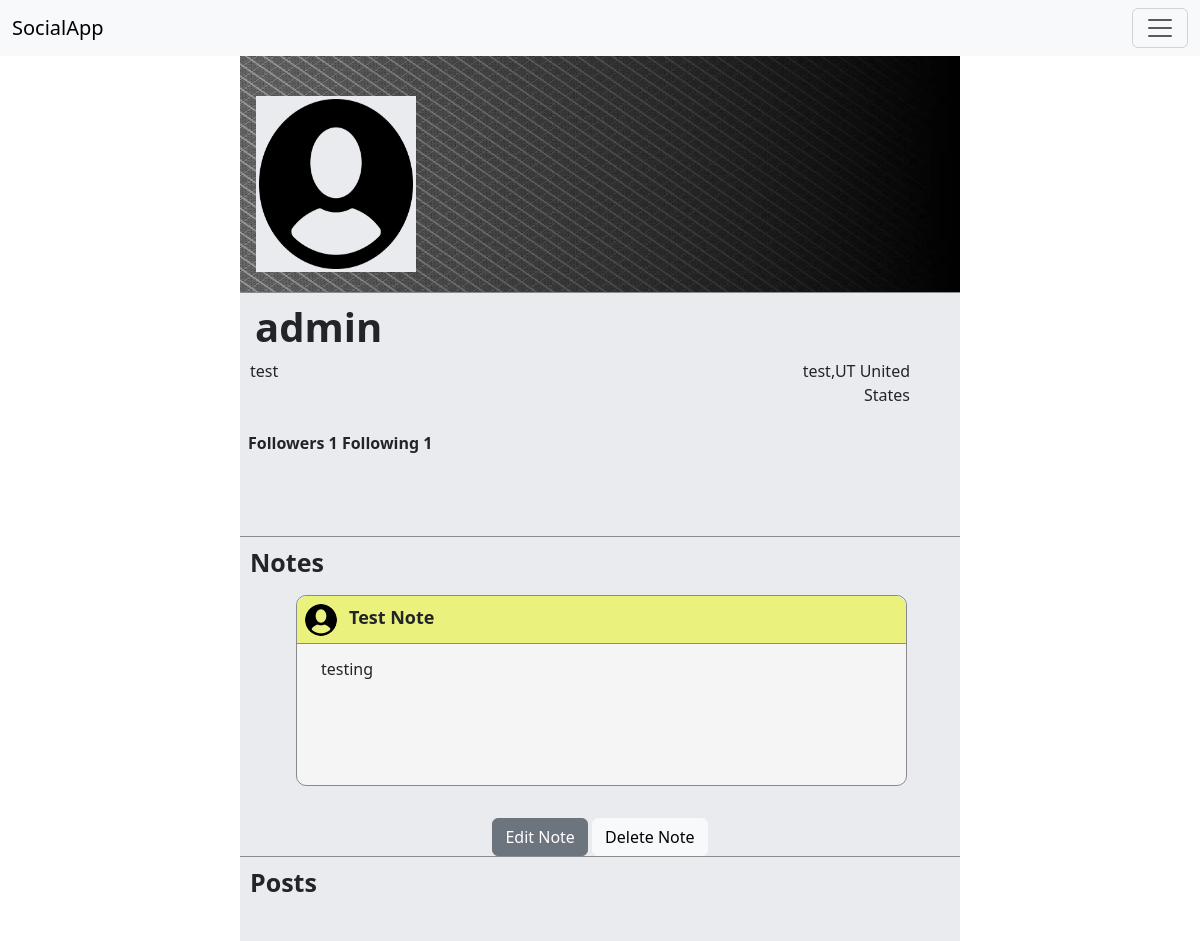
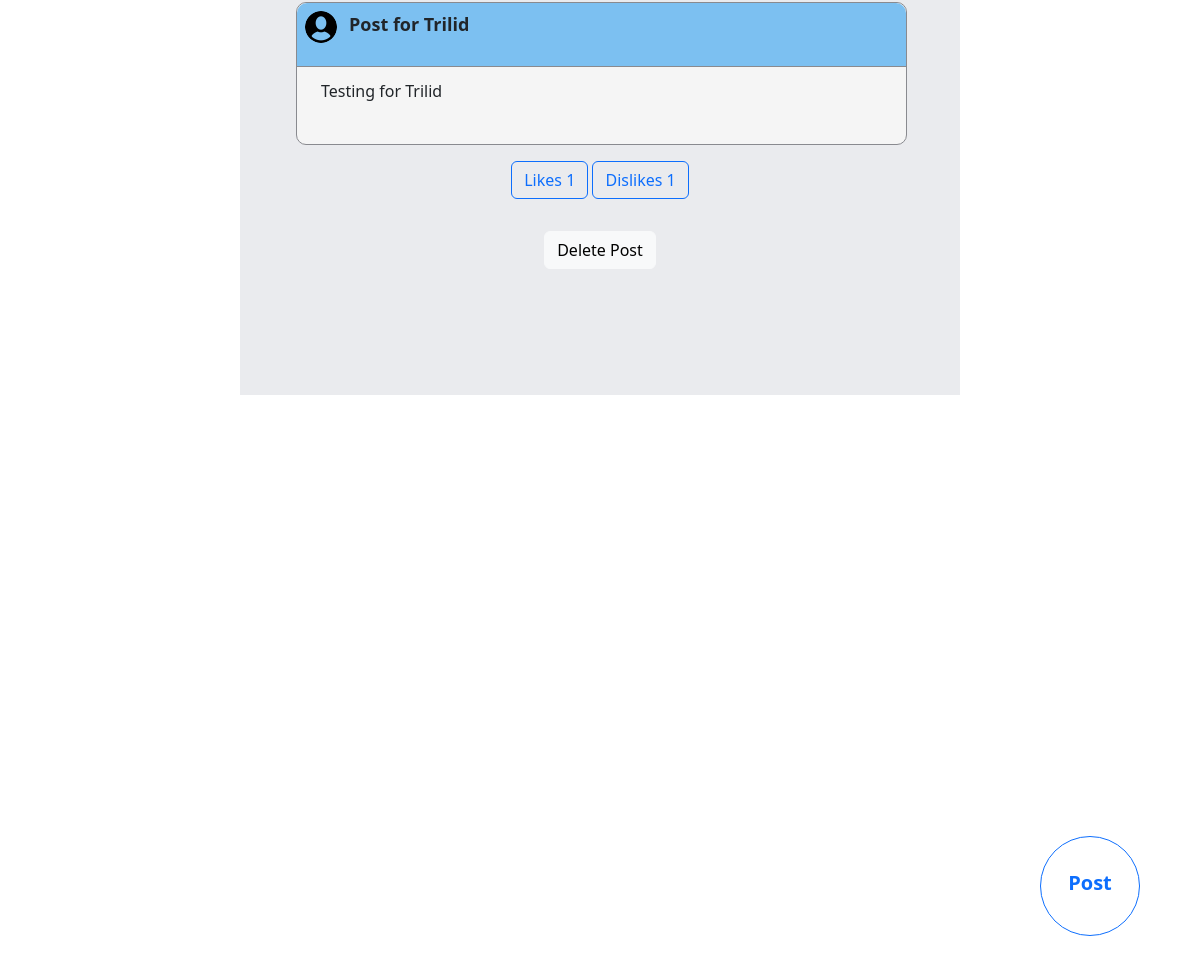
/profile/1 (signed in), run on the app's committed database (2 pictures, top to bottom).
### socialapp/models.py (models this page shows, shortened)
class Profile(models.Model):
    user = models.OneToOneField(User, on_delete=models.CASCADE)
    image = models.ImageField(default='profilepic.jpg', upload_to='profile_pictures')
    banner_image = models.ImageField(default='headerpic.jpg', upload_to='header_pictures')
    header_description = models.TextField()
    address1 = models.CharField(max_length=100)
    city = models.CharField(max_length=100)
    zipcode = models.CharField(max_length=100)
    state = models.CharField(max_length=100)
    country = models.CharField(max_length=100)
    username = models.CharField(max_length=100, default='test')

class UserNote(models.Model):
    user = models.OneToOneField(Profile, on_delete=models.CASCADE)
    note_header = models.CharField(max_length=100)
    note_details = models.TextField()

class UserPost(models.Model):
    user = models.CharField(max_length=200)
    post_header = models.CharField(max_length=100)
    post_details = models.TextField()
    post_likes = models.IntegerField(default='0')
    post_dislikes = models.IntegerField(default='0')

### socialapp/views.py (the view)
# urls.py: path('profile/<int:profile_id>', views.profile, name='profile'),
@login_required
def profile(request, profile_id):
    profile = Profile.objects.get(pk=profile_id)
    notes = UserNote.objects.filter(user_id=profile_id)
    posts = UserPost.objects.filter(user = request.user)
    user_followings = UserFollowing.objects.filter(user=request.user).count()
    user_followers = UserFollower.objects.filter(user=request.user).count()
    return render(request, 'socialapp/main_profile.html',
                  {"profile": profile, "notes": notes, "posts": posts, "user_followings": user_followings,
                   "user_followers": user_followers})

### socialapp/templates/socialapp/main_profile.html (shortened to what this page needs)
{% extends 'socialapp/base.html' %}
{% block body %}
{% if request.path|slice:"0:10" == "/add_post/" %}
<div class="profile-main-container-blur">
{% else %}
<div class="profile-main-container">
{% endif %}
        <div class="profile-header-container">
            <img src="{{ profile.banner_image.url }}" class="banner_image">
            <div class="profile-image-container">
                <div>
                    <img class="profile-image" src="{{ profile.image.url }}" >
                </div>
            </div>
            <div class="profile-pic-box">
                <div class="profle-name-header">
                    <h1>{{profile.user}}</h1>
                </div>
                <div class="profle-description">
                    <div class="profile-description-text">
                        <p>{{profile.header_description}}</p>
                    </div>
                    <div class="profile-description-location">
                        <p>{{profile.city}},{{profile.state}} {{profile.country}}</p>
                    </div>
                     <div class="profile-follower-count">
                       <p class="follower-count">Followers {{user_followers}}</p>
                       <p class="follower-count">Following  {{user_followings}}</p>
                    </div>
                </div>
            </div>
        </div>
    <div>
        <div class="profile-small-container">
            <div class="profile-column-container">
                <div class="profile-notes-section">
                    <div class="profile-notes-display">
                        <h1 id="notes-display-text">Notes</h1>
                    </div>
                    {% for note in notes %}
                    <div class="profile-notes-content-parent-container">
                        <div class="profile-notes-content-child-container">
                            <div class="profile-notes-content-header">
                                <div class="post-profile-image">
                                    <img class="post-profile-image-image" src="{{ profile.image.url }}" >
                                </div>
                                <div class="post-header-container">
                                    <p class="notes-header">
                                    {{note.note_header}}
                                </p>
                                </div>
                            </div>
                            <div class="profile-notes-content-detail">
                                <p class="notes-detail">
                                    {{note.note_details}}
                                </p>
                            </div>
                        </div>
                    </div>
                    <div class="note-deletion-container">
                            <a href="{% url 'edit_note' note.id profile.id %}" class="btn btn-secondary">Edit Note</a>
                            <a href="{% url 'delete_note' note.id profile.id %}"  class="btn btn-light">Delete Note</a>
                    </div>
                      {% endfor %}
                    <div class="note-deletion-container">
                    </div>
                </div>
                <div class="posts-main-container">
                    <h1 id="notes-display-text">Posts</h1>
                    {% for post in posts %}
                    <div class="profile-post-section">
                        <h1 id="notes-display-text"></h1>
                        <div class="profile-notes-content-parent-container">
                            <div class="profile-post-content-child-container">
                                <div class="profile-post-content-header">
                                    <div class="post-profile-image">
                                        <img class="post-profile-image-image" src="{{ profile.image.url }}" >
                                    </div>
                                    <div class="post-header-container">
                                        <p class="notes-header">
                                            {{post.post_header}}
                                        </p>
                                    </div>
                                </div>
                                <div class="profile-post-content-detail">
                                    <p class="notes-detail">
                                        {{post.post_details}}
                                    </p>
                                </div>
                            </div>
                        </div>
                        <div class="like-dislike-container">
                        <a   class="btn btn-outline-primary">Likes {{ post.post_likes }}</a>
                        <a   class="btn btn-outline-primary">Dislikes {{ post.post_dislikes }}</a>
                        </div>
                        <div class="note-deletion-container">
                            <a href="{% url 'delete_post' post.id profile.id %}"  class="btn btn-light">Delete Post</a>
                        </div>
                        </div>
                    {% endfor %}
                </div>
                </div>
            </div>
        </div>
    </div>
<div class="create-profile-post-button">
    <a href="{% url 'add_post' profile.id%}" id="add-post-button" class="btn btn-outline-primary">Post</a>
</div>
{% endblock %}

### socialapp/static/socialapp/style.css (style rules this page uses)
html, body { height: 100%; margin: 0; }
.profile-main-container { position: relative; top: 56px; height:100%; width: 60%; margin-left: auto; margin-right: auto; }
.profile-header-container { background-color: #eaebee; position: relative; width: 100%; height: 25em; display: block; }
.profile-column-container { position: relative; width: 100%; height: 100%; display: block; overflow: auto; background-color: #eaebee; border-top: solid #898a8f 1px; }
.profile-small-container { display: flex; position: relative; top: 5em; align-items: start; justify-content: space-between; width: 100%; height: 100%; }
.profile-small-container { display: flex; align-items: start; justify-content: space-between; width: 100%; height: 100%; }
.profile-pic-box { background-color: #eaebee; position: absolute; width: 100%; height: 61%; display: block; bottom: -5em; border-top: solid #898a8f 1px; }
.banner_image { width: 100%; height: 62%; }
.profile-notes-section { border-bottom: solid #898a8f 1px; position: relative; height: 40%; }
#notes-display-text { font-weight: bold; font-size: 25px; padding: 10px; }
.profile-notes-content-parent-container { position: relative; height: 60%; padding-left: 3.5em; }
.profile-notes-content-child-container { border: solid #898a8f 1px; border-radius: 10px; width: 92%; height: 100%; background-color: whitesmoke; }
.profile-notes-content-header { width: 100%; height: 3em; border-bottom: solid #898a8f 1px; background-color: #eaf17c; border-top-right-radius: 10px; border-top-left-radius: 10px; }
.profile-notes-content-detail { position:relative; width: 98%; top: .8em; height: 14.2em; }
.notes-header { font-size: 18px; font-weight: bold; padding-left: 2em; }
.notes-detail { padding-left: .5em; text-indent: 1em; }
.profile-image-container { width: 10em; height: 11em; position: relative; top: -13em; left: 1em; background-color: #eaebee; }
.profile-image { position: relative; text-align: center; width: 100%; height: 100%; border: solid #eaebee; }
.profle-name-header { font-weight: bold; padding-left: 15px; padding-top: 10px; }
.profle-name-header h1 { font-weight: bold; }
.profile-description-location { height: 10em; }
.profile-description-text { display: inline-block; align-items: start; justify-content: space-between; width: 30em; padding-left: 10px; padding-top: 0px; height: 6em; }
.profile-description-location { display: inline-block; text-align: right; float: right; width: 10em; padding-right: 50px; }
.note-deletion-container { position:relative; text-align: center; padding: 2em; }
.create-profile-post-button { position: fixed; right: 5%; bottom: 5%; z-index: 1000; transform: rotate(360deg); -webkit-transform: rotate(360deg); -moz-transform: rotate(360deg); -o-transform: rotate(360deg); text-align: center; text-decoration: none; }
#add-post-button { text-align: center; border-radius: 50%; height: 5em; width: 5em; margin: auto; line-height: 4em; font-weight: bold; font-size: 20px; }
.profile-post-section { position: relative; height: 30%; }
.profile-post-content-child-container { border: solid #898a8f 1px; border-radius: 10px; width: 92%; height: 100%; background-color: whitesmoke; }
.profile-post-content-header { width: 100%; height: 4em; border-bottom: solid #898a8f 1px; background-color: #7cc0f1; border-top-right-radius: 10px; border-top-left-radius: 10px; }
.profile-post-content-detail { position:relative; width: 98%; top: .8em; height: 14.2em; }
.post-profile-image { width: 2em; height: 2em; border-radius: 50%; padding: .5em; }
.post-profile-image-image { width: 2em; height: 2em; border-radius: 50%; }
.post-header-container { position: relative; left: 1em; width: 24em; top: -1.5em; }
.like-dislike-container { position:relative; padding-top: 1em; text-align: center; }
.profile-follower-count p { position:relative; display: inline; width: 4em; left: 0.5em; top: -1.5em; }
.posts-main-container { background-color: #eaebee; position:relative; height: 100%; }
.follower-count { font-weight: bold; }

### data on the page
Profile: banner_image (picture), image (picture), user "admin", header_description "test", city "test", state "UT", country "United States"
UserNote: image (picture), note_header "Test Note", note_details "testing"
UserPost: image (picture), post_header "Post for Trilid", post_details "Testing for Trilid", post_likes "1", post_dislikes "1"

### other printed values
{{ user_followers }} "1"
{{ user_followings }} "1"
